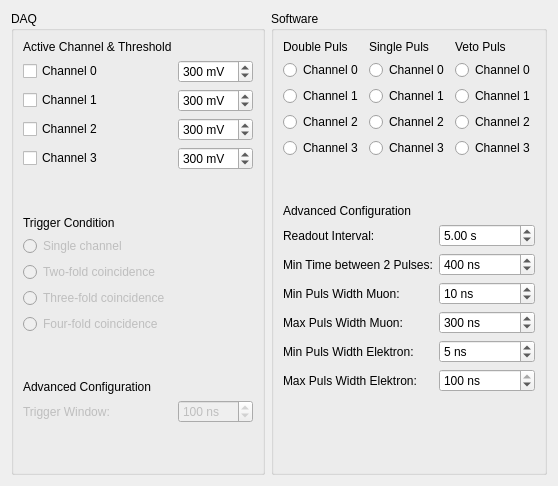
      <widget class="QWidget" name="tab_ConfigLifetime">
       <property name="contextMenuPolicy">
        <enum>Qt::ActionsContextMenu</enum>
       </property>
       <attribute name="title">
        <string>ConfigurationL</string>
       </attribute>
       <layout class="QHBoxLayout" name="horizontalLayout_7">
        <item>
         <widget class="QGroupBox" name="groupBox_4">
          <property name="sizePolicy">
           <sizepolicy hsizetype="Expanding" vsizetype="Preferred">
            <horstretch>0</horstretch>
            <verstretch>0</verstretch>
           </sizepolicy>
          </property>
          <property name="title">
           <string>DAQ</string>
          </property>
          <layout class="QGridLayout" name="gridLayout_4">
           <item row="4" column="1">
            <widget class="QSpinBox" name="spinBox_9">
             <property name="suffix">
              <string> mV</string>
             </property>
             <property name="maximum">
              <number>1000</number>
             </property>
             <property name="value">
              <number>300</number>
             </property>
            </widget>
           </item>
           <item row="16" column="1">
            <widget class="QDoubleSpinBox" name="doubleSpinBox_4">
             <property name="enabled">
              <bool>false</bool>
             </property>
             <property name="suffix">
              <string> ns</string>
             </property>
             <property name="decimals">
              <number>0</number>
             </property>
             <property name="maximum">
              <double>400.000000000000000</double>
             </property>
             <property name="singleStep">
              <double>10.000000000000000</double>
             </property>
             <property name="value">
              <double>100.000000000000000</double>
             </property>
            </widget>
           </item>
           <item row="6" column="1">
            <widget class="QSpinBox" name="spinBox_10">
             <property name="suffix">
              <string> mV</string>
             </property>
             <property name="maximum">
              <number>1000</number>
             </property>
             <property name="value">
              <number>300</number>
             </property>
            </widget>
           </item>
           <item row="8" column="0">
            <widget class="QLabel" name="label_13">
             <property name="text">
              <string>Trigger Condition</string>
             </property>
            </widget>
           </item>
           <item row="13" column="0">
            <widget class="QRadioButton" name="radioButton_18">
             <property name="enabled">
              <bool>false</bool>
             </property>
             <property name="text">
              <string>Four-fold coincidence</string>
             </property>
            </widget>
           </item>
           <item row="14" column="0">
            <spacer name="verticalSpacer_9">
             <property name="orientation">
              <enum>Qt::Vertical</enum>
             </property>
             <property name="sizeType">
              <enum>QSizePolicy::Maximum</enum>
             </property>
             <property name="sizeHint" stdset="0">
              <size>
               <width>20</width>
               <height>40</height>
              </size>
             </property>
            </spacer>
           </item>
           <item row="4" column="0">
            <widget class="QCheckBox" name="checkBox_10">
             <property name="text">
              <string>Channel 1</string>
             </property>
            </widget>
           </item>
           <item row="16" column="0">
            <widget class="QLabel" name="label_16">
             <property name="enabled">
              <bool>false</bool>
             </property>
             <property name="text">
              <string>Trigger Window:</string>
             </property>
            </widget>
           </item>
           <item row="0" column="0">
            <widget class="QLabel" name="label_15">
             <property name="text">
              <string>Active Channel &amp; Threshold</string>
             </property>
             <property name="textFormat">
              <enum>Qt::AutoText</enum>
             </property>
             <property name="scaledContents">
              <bool>true</bool>
             </property>
            </widget>
           </item>
           <item row="3" column="1">
            <widget class="QSpinBox" name="spinBox_12">
             <property name="suffix">
              <string> mV</string>
             </property>
             <property name="maximum">
              <number>1000</number>
             </property>
             <property name="value">
              <number>300</number>
             </property>
            </widget>
           </item>
           <item row="5" column="0">
            <widget class="QCheckBox" name="checkBox_11">
             <property name="text">
              <string>Channel 2</string>
             </property>
            </widget>
           </item>
           <item row="17" column="0">
            <spacer name="verticalSpacer_11">
             <property name="orientation">
              <enum>Qt::Vertical</enum>
             </property>
             <property name="sizeHint" stdset="0">
              <size>
               <width>20</width>
               <height>40</height>
              </size>
             </property>
            </spacer>
           </item>
           <item row="6" column="0">
            <widget class="QCheckBox" name="checkBox_12">
             <property name="text">
              <string>Channel 3</string>
             </property>
            </widget>
           </item>
           <item row="11" column="0">
            <widget class="QRadioButton" name="radioButton_19">
             <property name="enabled">
              <bool>false</bool>
             </property>
             <property name="text">
              <string>Two-fold coincidence</string>
             </property>
            </widget>
           </item>
           <item row="10" column="0">
            <widget class="QRadioButton" name="radioButton_20">
             <property name="enabled">
              <bool>false</bool>
             </property>
             <property name="text">
              <string>Single channel</string>
             </property>
            </widget>
           </item>
           <item row="3" column="0">
            <widget class="QCheckBox" name="checkBox_13">
             <property name="layoutDirection">
              <enum>Qt::LeftToRight</enum>
             </property>
             <property name="text">
              <string>Channel 0</string>
             </property>
            </widget>
           </item>
           <item row="15" column="0">
            <widget class="QLabel" name="label_14">
             <property name="text">
              <string>Advanced Configuration</string>
             </property>
            </widget>
           </item>
           <item row="12" column="0">
            <widget class="QRadioButton" name="radioButton_17">
             <property name="enabled">
              <bool>false</bool>
             </property>
             <property name="text">
              <string>Three-fold coincidence</string>
             </property>
            </widget>
           </item>
           <item row="5" column="1">
            <widget class="QSpinBox" name="spinBox_11">
             <property name="suffix">
              <string> mV</string>
             </property>
             <property name="maximum">
              <number>1000</number>
             </property>
             <property name="value">
              <number>300</number>
             </property>
            </widget>
           </item>
           <item row="7" column="0">
            <spacer name="verticalSpacer_10">
             <property name="orientation">
              <enum>Qt::Vertical</enum>
             </property>
             <property name="sizeType">
              <enum>QSizePolicy::Maximum</enum>
             </property>
             <property name="sizeHint" stdset="0">
              <size>
               <width>20</width>
               <height>40</height>
              </size>
             </property>
            </spacer>
           </item>
          </layout>
         </widget>
        </item>
        <item>
         <widget class="QGroupBox" name="groupBox_7">
          <property name="sizePolicy">
           <sizepolicy hsizetype="Expanding" vsizetype="Preferred">
            <horstretch>0</horstretch>
            <verstretch>0</verstretch>
           </sizepolicy>
          </property>
          <property name="title">
           <string>Software</string>
          </property>
          <layout class="QVBoxLayout" name="verticalLayout_23">
           <item>
            <layout class="QGridLayout" name="gridLayout_6">
             <item row="0" column="0">
              <widget class="QLabel" name="label_39">
               <property name="text">
                <string>Double Puls</string>
               </property>
              </widget>
             </item>
             <item row="1" column="1">
              <widget class="QRadioButton" name="radioButton_37">
               <property name="text">
                <string>Channel 0</string>
               </property>
              </widget>
             </item>
             <item row="2" column="1">
              <widget class="QRadioButton" name="radioButton_38">
               <property name="text">
                <string>Channel 1</string>
               </property>
              </widget>
             </item>
             <item row="0" column="2">
              <widget class="QLabel" name="label_38">
               <property name="text">
                <string>Veto Puls</string>
               </property>
              </widget>
             </item>
             <item row="3" column="2">
              <widget class="QRadioButton" name="radioButton_39">
               <property name="text">
                <string>Channel 2</string>
               </property>
              </widget>
             </item>
             <item row="1" column="2">
              <widget class="QRadioButton" name="radioButton_27">
               <property name="text">
                <string>Channel 0</string>
               </property>
              </widget>
             </item>
             <item row="0" column="1">
              <widget class="QLabel" name="label_37">
               <property name="text">
                <string>Single Puls</string>
               </property>
              </widget>
             </item>
             <item row="3" column="0">
              <widget class="QRadioButton" name="radioButton_42">
               <property name="text">
                <string>Channel 2</string>
               </property>
              </widget>
             </item>
             <item row="2" column="2">
              <widget class="QRadioButton" name="radioButton_25">
               <property name="text">
                <string>Channel 1</string>
               </property>
              </widget>
             </item>
             <item row="3" column="1">
              <widget class="QRadioButton" name="radioButton_28">
               <property name="text">
                <string>Channel 2</string>
               </property>
              </widget>
             </item>
             <item row="2" column="0">
              <widget class="QRadioButton" name="radioButton_41">
               <property name="text">
                <string>Channel 1</string>
               </property>
              </widget>
             </item>
             <item row="1" column="0">
              <widget class="QRadioButton" name="radioButton_40">
               <property name="text">
                <string>Channel 0</string>
               </property>
              </widget>
             </item>
             <item row="4" column="0">
              <widget class="QRadioButton" name="radioButton_44">
               <property name="text">
                <string>Channel 3</string>
               </property>
              </widget>
             </item>
             <item row="4" column="1">
              <widget class="QRadioButton" name="radioButton_43">
               <property name="text">
                <string>Channel 3</string>
               </property>
              </widget>
             </item>
             <item row="4" column="2">
              <widget class="QRadioButton" name="radioButton_26">
               <property name="text">
                <string>Channel 3</string>
               </property>
              </widget>
             </item>
            </layout>
           </item>
           <item>
            <spacer name="verticalSpacer_15">
             <property name="orientation">
              <enum>Qt::Vertical</enum>
             </property>
             <property name="sizeType">
              <enum>QSizePolicy::Maximum</enum>
             </property>
             <property name="sizeHint" stdset="0">
              <size>
               <width>20</width>
               <height>40</height>
              </size>
             </property>
            </spacer>
           </item>
           <item>
            <widget class="QLabel" name="label_22">
             <property name="text">
              <string>Advanced Configuration</string>
             </property>
            </widget>
           </item>
           <item>
            <layout class="QGridLayout" name="gridLayout_11">
             <property name="sizeConstraint">
              <enum>QLayout::SetDefaultConstraint</enum>
             </property>
             <item row="0" column="0">
              <widget class="QLabel" name="label_21">
               <property name="sizePolicy">
                <sizepolicy hsizetype="Expanding" vsizetype="Preferred">
                 <horstretch>0</horstretch>
                 <verstretch>0</verstretch>
                </sizepolicy>
               </property>
               <property name="text">
                <string>Readout Interval:</string>
               </property>
              </widget>
             </item>
             <item row="0" column="1">
              <widget class="QDoubleSpinBox" name="doubleSpinBox_6">
               <property name="sizePolicy">
                <sizepolicy hsizetype="Expanding" vsizetype="Fixed">
                 <horstretch>0</horstretch>
                 <verstretch>0</verstretch>
                </sizepolicy>
               </property>
               <property name="suffix">
                <string> s</string>
               </property>
               <property name="maximum">
                <double>100.000000000000000</double>
               </property>
               <property name="value">
                <double>5.000000000000000</double>
               </property>
              </widget>
             </item>
             <item row="1" column="0">
              <widget class="QLabel" name="label_20">
               <property name="sizePolicy">
                <sizepolicy hsizetype="Expanding" vsizetype="Preferred">
                 <horstretch>0</horstretch>
                 <verstretch>0</verstretch>
                </sizepolicy>
               </property>
               <property name="text">
                <string>Min Time between 2 Pulses:</string>
               </property>
              </widget>
             </item>
             <item row="1" column="1">
              <widget class="QSpinBox" name="spinBox_13">
               <property name="sizePolicy">
                <sizepolicy hsizetype="Expanding" vsizetype="Fixed">
                 <horstretch>0</horstretch>
                 <verstretch>0</verstretch>
                </sizepolicy>
               </property>
               <property name="suffix">
                <string> ns</string>
               </property>
               <property name="prefix">
                <string/>
               </property>
               <property name="maximum">
                <number>1000</number>
               </property>
               <property name="value">
                <number>400</number>
               </property>
              </widget>
             </item>
             <item row="2" column="0">
              <widget class="QLabel" name="label_25">
               <property name="sizePolicy">
                <sizepolicy hsizetype="Expanding" vsizetype="Preferred">
                 <horstretch>0</horstretch>
                 <verstretch>0</verstretch>
                </sizepolicy>
               </property>
               <property name="text">
                <string>Min Puls Width Muon:</string>
               </property>
              </widget>
             </item>
             <item row="2" column="1">
              <widget class="QSpinBox" name="spinBox_14">
               <property name="sizePolicy">
                <sizepolicy hsizetype="Expanding" vsizetype="Fixed">
                 <horstretch>0</horstretch>
                 <verstretch>0</verstretch>
                </sizepolicy>
               </property>
               <property name="suffix">
                <string> ns</string>
               </property>
               <property name="value">
                <number>10</number>
               </property>
              </widget>
             </item>
             <item row="3" column="0">
              <widget class="QLabel" name="label_26">
               <property name="sizePolicy">
                <sizepolicy hsizetype="Expanding" vsizetype="Preferred">
                 <horstretch>0</horstretch>
                 <verstretch>0</verstretch>
                </sizepolicy>
               </property>
               <property name="text">
                <string>Max Puls Width Muon:</string>
               </property>
              </widget>
             </item>
             <item row="3" column="1">
              <widget class="QSpinBox" name="spinBox_15">
               <property name="sizePolicy">
                <sizepolicy hsizetype="Expanding" vsizetype="Fixed">
                 <horstretch>0</horstretch>
                 <verstretch>0</verstretch>
                </sizepolicy>
               </property>
               <property name="suffix">
                <string> ns</string>
               </property>
               <property name="maximum">
                <number>1000</number>
               </property>
               <property name="value">
                <number>300</number>
               </property>
              </widget>
             </item>
             <item row="4" column="0">
              <widget class="QLabel" name="label_27">
               <property name="sizePolicy">
                <sizepolicy hsizetype="Expanding" vsizetype="Preferred">
                 <horstretch>0</horstretch>
                 <verstretch>0</verstretch>
                </sizepolicy>
               </property>
               <property name="text">
                <string>Min Puls Width Elektron:</string>
               </property>
              </widget>
             </item>
             <item row="4" column="1">
              <widget class="QSpinBox" name="spinBox_16">
               <property name="sizePolicy">
                <sizepolicy hsizetype="Expanding" vsizetype="Fixed">
                 <horstretch>0</horstretch>
                 <verstretch>0</verstretch>
                </sizepolicy>
               </property>
               <property name="suffix">
                <string> ns</string>
               </property>
               <property name="maximum">
                <number>1000</number>
               </property>
               <property name="value">
                <number>5</number>
               </property>
              </widget>
             </item>
             <item row="5" column="0">
              <widget class="QLabel" name="label_28">
               <property name="sizePolicy">
                <sizepolicy hsizetype="Expanding" vsizetype="Preferred">
                 <horstretch>0</horstretch>
                 <verstretch>0</verstretch>
                </sizepolicy>
               </property>
               <property name="text">
                <string>Max Puls Width Elektron:</string>
               </property>
              </widget>
             </item>
             <item row="5" column="1">
              <widget class="QSpinBox" name="spinBox_17">
               <property name="sizePolicy">
                <sizepolicy hsizetype="Expanding" vsizetype="Fixed">
                 <horstretch>0</horstretch>
                 <verstretch>0</verstretch>
                </sizepolicy>
               </property>
               <property name="suffix">
                <string> ns</string>
               </property>
               <property name="maximum">
                <number>100</number>
               </property>
               <property name="value">
                <number>100</number>
               </property>
              </widget>
             </item>
            </layout>
           </item>
           <item>
            <spacer name="verticalSpacer_14">
             <property name="orientation">
              <enum>Qt::Vertical</enum>
             </property>
             <property name="sizeHint" stdset="0">
              <size>
               <width>20</width>
               <height>40</height>
              </size>
             </property>
            </spacer>
           </item>
          </layout>
         </widget>
        </item>
       </layout>
      </widget>
